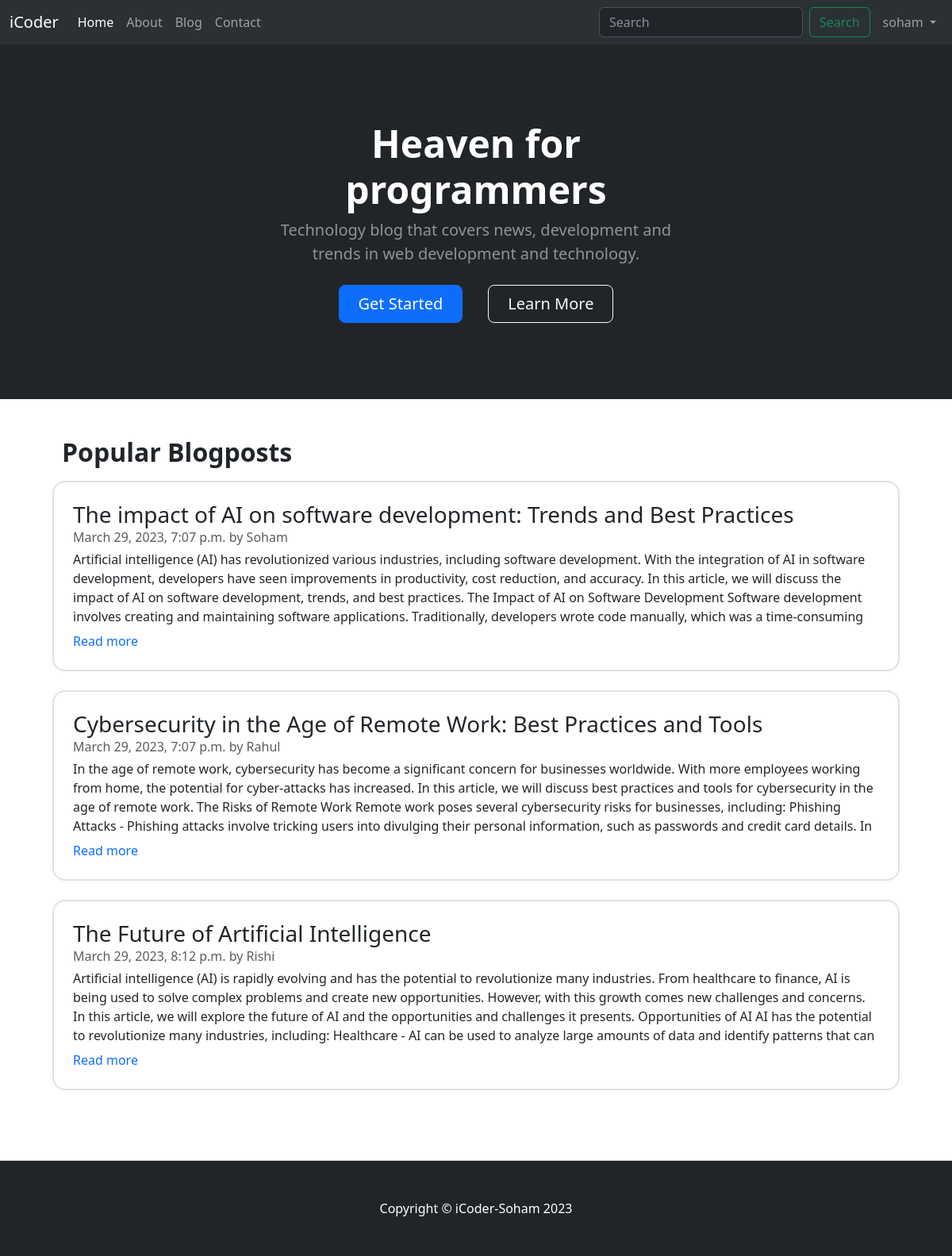
The app's page / (signed in) with its own data.
### blog/models.py (models this page shows, shortened)
class Post(models.Model):
    sno = models.AutoField(primary_key=True)
    title = models.CharField(max_length=255)
    author = models.CharField(max_length=13)
    content = models.TextField()
    timestamp = models.DateTimeField(blank=True)
    slug = models.SlugField(null=True, max_length=255)
    def get_absolute_url(self):
        return reverse("post_detail", kwargs={"slug": self.slug})

### home/views.py (the view)
# urls.py: path("", views.home, name='home'),
def home(request):
    allPosts = Post.objects.all()[:3]
    context = {"allPosts": allPosts}
    return render(request, "home/home.html", context)

### templates/home/home.html (shortened to what this page needs)
{% extends '../base.html' %}
{% block body %}
<header class="bg-dark py-5">
    <div class="container px-5">
        <div class="row gx-5 justify-content-center">
            <div class="col-lg-6">
                <div class="text-center my-5">
                    <h1 class="display-5 fw-bolder text-white mb-2">Heaven for programmers</h1>
                    <p class="lead text-white-50 mb-4">Technology blog that covers news, development and trends in web
                        development and technology.</p>
                    <div class="d-grid gap-3 d-sm-flex justify-content-sm-center">
                        <a class="btn btn-primary btn-lg px-4 me-sm-3" href="/blog">Get Started</a>
                        <a class="btn btn-outline-light btn-lg px-4" href="/about">Learn More</a>
                    </div>
                </div>
            </div>
        </div>
    </div>
</header>
<section class="py-5 border-bottom" id="features">
    <div class="container px-5 md-2">
        <h2 class="fw-bolder">Popular Blogposts</h2>
        <div class="row my-3">
            {% for post in allPosts %}
            <div
                class="row g-0 border border-2 rounded-4 overflow-hidden flex-md-row mb-4 h-md-250 position-relative postcard">
                <div class="col p-4 d-flex flex-column position-static sidecont">
                    <h3 class="mb-0">{{post.title}}</h3>
                    <div class="mb-1 text-muted">{{post.timestamp}} by {{post.author}}</div>
                    <p class="card-text mb-1">{{post.content|truncatechars:600}}</p>
                    <a href="{{post.get_absolute_url}}" class="stretched-link text-decoration-none">Read more</a>
                </div>
            </div>
            {% endfor %}
        </div>
    </div>
</section>
{% endblock body %}

### templates/base.html (shortened to what this page needs)
<!DOCTYPE html>
<html lang="en">
<head>
    <link href="https://cdn.jsdelivr.net/npm/bootstrap@5.3.0-alpha2/dist/css/bootstrap.min.css" rel="stylesheet"
 />
</head>
<body>
    <nav class="navbar navbar-expand-lg bg-body-tertiary" data-bs-theme="dark">
        <div class="container-fluid">
            <a class="navbar-brand" href="/">iCoder</a>
            <div class="collapse navbar-collapse" id="navbarSupportedContent">
                <ul class="navbar-nav me-auto mb-2 mb-lg-0">
                    <li class="nav-item">
                        <a class="nav-link" aria-current="page" href="/" id="home">Home</a>
                    </li>
                    <li class="nav-item">
                        <a class="nav-link" aria-current="page" href="/about" id="about">About</a>
                    </li>
                    <li class="nav-item">
                        <a class="nav-link" aria-current="page" href="/blog" id="blog">Blog</a>
                    </li>
                    <li class="nav-item">
                        <a class="nav-link" aria-current="page" href="/contact" id="contact">Contact</a>
                    </li>
                </ul>
                <form class="d-flex" role="search" action="/search" method="get">
                    <input class="form-control me-2" type="search" placeholder="Search" aria-label="Search" name="query"
                        id="query" />
                    <button class="btn btn-outline-success" type="submit">Search</button>
                </form>
                {% if not user.is_authenticated %}
                <button type="button" class="btn btn-primary bg-primary-subtle" id="modalbtn" data-bs-toggle="modal"
                    data-bs-target="#loginModal">
                    Login
                </button>
                {% else %}
                <ul class="navbar-nav mb-2 mb-lg-0 ms-2">
                    <li class="nav-item dropdown">
                        <a class="nav-link dropdown-toggle" href="#" role="button" data-bs-toggle="dropdown"
                            aria-expanded="false">
                            {{request.user.username}}
                        </a>
                    </li>
                </ul>
                {% endif %}
            </div>
        </div>
    </nav>
    {% block body %}{% endblock body %}
    <footer class="py-5 bg-dark">
        <div class="container px-5">
            <p class="m-0 text-center text-white">Copyright &copy; iCoder-Soham 2023</p>
        </div>
    </footer>
</body>
</html>

### templates/home/home.html (style rules this page uses)
.sidecont { height: 100%; width: 10rem; }
.sidecont p { overflow-y: hidden; }
.postcard { height: 15rem; }

### records on screen
Post: title "The impact of AI on software development: Trends and Best Practices", timestamp "March 29, 2023, 7:07 p.m.", author "Soham", content "Artificial intelligence (AI) has revolutionized various industries, including software development. With the integration of AI in software development, developers have seen improvements in productivity, cost reduction, and accuracy. In this article, we will discuss the impact of AI on software development, trends, and best practices. The Impact of AI on Software Development Software development involves creating and maintaining software applications. Traditionally, developers wrote code manually, which was a time-consuming…"
Post: title "Cybersecurity in the Age of Remote Work: Best Practices and Tools", timestamp "March 29, 2023, 7:07 p.m.", author "Rahul", content "In the age of remote work, cybersecurity has become a significant concern for businesses worldwide. With more employees working from home, the potential for cyber-attacks has increased. In this article, we will discuss best practices and tools for cybersecurity in the age of remote work. The Risks of Remote Work Remote work poses several cybersecurity risks for businesses, including: Phishing Attacks - Phishing attacks involve tricking users into divulging their personal information, such as passwords and credit card details. In…"
Post: title "The Future of Artificial Intelligence", timestamp "March 29, 2023, 8:12 p.m.", author "Rishi", content "Artificial intelligence (AI) is rapidly evolving and has the potential to revolutionize many industries. From healthcare to finance, AI is being used to solve complex problems and create new opportunities. However, with this growth comes new challenges and concerns. In this article, we will explore the future of AI and the opportunities and challenges it presents. Opportunities of AI AI has the potential to revolutionize many industries, including: Healthcare - AI can be used to analyze large amounts of data and identify patterns that can…"

### other values on screen
{{ request.user.username }} "soham"
